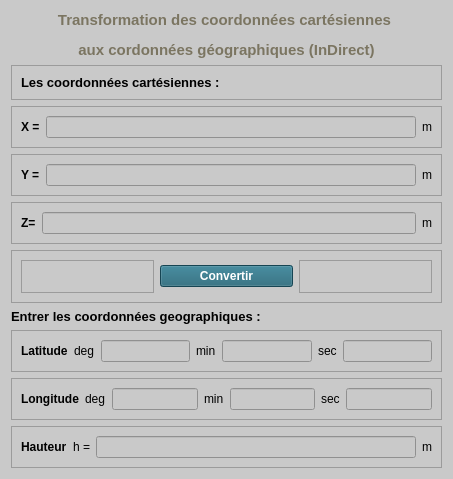
<?xml version="1.0" encoding="UTF-8"?>
<ui version="4.0">
 <class>Form</class>
 <widget class="QWidget" name="Form">
  <property name="geometry">
   <rect>
    <x>0</x>
    <y>0</y>
    <width>453</width>
    <height>407</height>
   </rect>
  </property>
  <property name="windowTitle">
   <string>Form</string>
  </property>
  <property name="styleSheet">
   <string notr="true">background-color: rgb(201, 201, 201);</string>
  </property>
  <layout class="QVBoxLayout" name="verticalLayout">
   <item>
    <widget class="QLabel" name="label_17">
     <property name="font">
      <font>
       <pointsize>11</pointsize>
       <weight>75</weight>
       <bold>true</bold>
      </font>
     </property>
     <property name="styleSheet">
      <string notr="true">color: rgb(170, 0, 0);</string>
     </property>
     <property name="text">
      <string>&lt;html&gt;&lt;head/&gt;&lt;body&gt;&lt;p align=&quot;center&quot;&gt;&lt;span style=&quot; color:#7b7561;&quot;&gt;Transformation des coordonnées cartésiennes &lt;/span&gt;&lt;/p&gt;&lt;p align=&quot;center&quot;&gt;&lt;span style=&quot; color:#7b7561;&quot;&gt;aux cordonnées géographiques (InDirect)&lt;/span&gt;&lt;/p&gt;&lt;/body&gt;&lt;/html&gt;</string>
     </property>
    </widget>
   </item>
   <item>
    <widget class="QFrame" name="frame_12">
     <property name="frameShape">
      <enum>QFrame::StyledPanel</enum>
     </property>
     <property name="frameShadow">
      <enum>QFrame::Raised</enum>
     </property>
     <layout class="QVBoxLayout" name="verticalLayout_2">
      <item>
       <widget class="QLabel" name="label_16">
        <property name="font">
         <font>
          <pointsize>10</pointsize>
          <weight>75</weight>
          <bold>true</bold>
         </font>
        </property>
        <property name="styleSheet">
         <string notr="true">color: rgb(0, 0, 0);</string>
        </property>
        <property name="text">
         <string>Les coordonnées cartésiennes :</string>
        </property>
       </widget>
      </item>
     </layout>
    </widget>
   </item>
   <item>
    <widget class="QFrame" name="frame_2">
     <property name="frameShape">
      <enum>QFrame::StyledPanel</enum>
     </property>
     <property name="frameShadow">
      <enum>QFrame::Raised</enum>
     </property>
     <layout class="QHBoxLayout" name="horizontalLayout_5">
      <item>
       <widget class="QLabel" name="label_23">
        <property name="font">
         <font>
          <pointsize>9</pointsize>
          <weight>75</weight>
          <bold>true</bold>
         </font>
        </property>
        <property name="text">
         <string>X =</string>
        </property>
       </widget>
      </item>
      <item>
       <widget class="QLineEdit" name="lineEdit_8"/>
      </item>
      <item>
       <widget class="QLabel" name="label_28">
        <property name="text">
         <string>m</string>
        </property>
       </widget>
      </item>
     </layout>
    </widget>
   </item>
   <item>
    <widget class="QFrame" name="frame_7">
     <property name="frameShape">
      <enum>QFrame::StyledPanel</enum>
     </property>
     <property name="frameShadow">
      <enum>QFrame::Raised</enum>
     </property>
     <layout class="QGridLayout" name="gridLayout_2">
      <item row="0" column="3">
       <widget class="QLabel" name="label_27">
        <property name="text">
         <string>m</string>
        </property>
       </widget>
      </item>
      <item row="0" column="2">
       <widget class="QLineEdit" name="lineEdit_9"/>
      </item>
      <item row="0" column="1">
       <widget class="QLabel" name="label_26">
        <property name="font">
         <font>
          <pointsize>9</pointsize>
          <weight>75</weight>
          <bold>true</bold>
         </font>
        </property>
        <property name="text">
         <string>Y =</string>
        </property>
       </widget>
      </item>
     </layout>
    </widget>
   </item>
   <item>
    <widget class="QFrame" name="frame_5">
     <property name="frameShape">
      <enum>QFrame::StyledPanel</enum>
     </property>
     <property name="frameShadow">
      <enum>QFrame::Raised</enum>
     </property>
     <layout class="QGridLayout" name="gridLayout">
      <item row="0" column="3">
       <widget class="QLabel" name="label_25">
        <property name="font">
         <font>
          <pointsize>9</pointsize>
          <weight>75</weight>
          <bold>true</bold>
         </font>
        </property>
        <property name="text">
         <string>Z=</string>
        </property>
       </widget>
      </item>
      <item row="0" column="6">
       <widget class="QLineEdit" name="lineEdit_10"/>
      </item>
      <item row="0" column="7">
       <widget class="QLabel" name="label_24">
        <property name="text">
         <string>m</string>
        </property>
       </widget>
      </item>
     </layout>
    </widget>
   </item>
   <item>
    <widget class="QFrame" name="frame_6">
     <property name="minimumSize">
      <size>
       <width>0</width>
       <height>53</height>
      </size>
     </property>
     <property name="maximumSize">
      <size>
       <width>16777215</width>
       <height>53</height>
      </size>
     </property>
     <property name="frameShape">
      <enum>QFrame::StyledPanel</enum>
     </property>
     <property name="frameShadow">
      <enum>QFrame::Raised</enum>
     </property>
     <layout class="QHBoxLayout" name="horizontalLayout">
      <item>
       <widget class="QFrame" name="frame_8">
        <property name="frameShape">
         <enum>QFrame::StyledPanel</enum>
        </property>
        <property name="frameShadow">
         <enum>QFrame::Raised</enum>
        </property>
       </widget>
      </item>
      <item>
       <widget class="QPushButton" name="pushButton">
        <property name="font">
         <font>
          <pointsize>9</pointsize>
          <weight>75</weight>
          <bold>true</bold>
         </font>
        </property>
        <property name="styleSheet">
         <string notr="true">background-color: rgb(31, 97, 116);
color: rgb(255, 255, 255);
</string>
        </property>
        <property name="text">
         <string>Convertir</string>
        </property>
       </widget>
      </item>
      <item>
       <widget class="QFrame" name="frame_9">
        <property name="frameShape">
         <enum>QFrame::StyledPanel</enum>
        </property>
        <property name="frameShadow">
         <enum>QFrame::Raised</enum>
        </property>
       </widget>
      </item>
     </layout>
    </widget>
   </item>
   <item>
    <widget class="QLabel" name="label">
     <property name="font">
      <font>
       <pointsize>10</pointsize>
       <weight>75</weight>
       <bold>true</bold>
      </font>
     </property>
     <property name="styleSheet">
      <string notr="true">color: rgb(0, 0, 0);</string>
     </property>
     <property name="text">
      <string>&lt;html&gt;&lt;head/&gt;&lt;body&gt;&lt;p&gt;Entrer les coordonnées geographiques :&lt;/p&gt;&lt;/body&gt;&lt;/html&gt;</string>
     </property>
    </widget>
   </item>
   <item>
    <widget class="QFrame" name="frame">
     <property name="frameShape">
      <enum>QFrame::StyledPanel</enum>
     </property>
     <property name="frameShadow">
      <enum>QFrame::Raised</enum>
     </property>
     <layout class="QHBoxLayout" name="horizontalLayout_3">
      <item>
       <widget class="QLabel" name="label_2">
        <property name="font">
         <font>
          <pointsize>9</pointsize>
          <weight>75</weight>
          <bold>true</bold>
         </font>
        </property>
        <property name="text">
         <string>Latitude</string>
        </property>
       </widget>
      </item>
      <item>
       <widget class="QLabel" name="label_3">
        <property name="text">
         <string>deg</string>
        </property>
       </widget>
      </item>
      <item>
       <widget class="QLineEdit" name="lineEdit"/>
      </item>
      <item>
       <widget class="QLabel" name="label_4">
        <property name="text">
         <string>min</string>
        </property>
       </widget>
      </item>
      <item>
       <widget class="QLineEdit" name="lineEdit_2"/>
      </item>
      <item>
       <widget class="QLabel" name="label_5">
        <property name="text">
         <string>sec</string>
        </property>
       </widget>
      </item>
      <item>
       <widget class="QLineEdit" name="lineEdit_3"/>
      </item>
     </layout>
    </widget>
   </item>
   <item>
    <widget class="QFrame" name="frame_3">
     <property name="frameShape">
      <enum>QFrame::StyledPanel</enum>
     </property>
     <property name="frameShadow">
      <enum>QFrame::Raised</enum>
     </property>
     <layout class="QHBoxLayout" name="horizontalLayout_2">
      <item>
       <widget class="QLabel" name="label_18">
        <property name="font">
         <font>
          <pointsize>9</pointsize>
          <weight>75</weight>
          <bold>true</bold>
         </font>
        </property>
        <property name="text">
         <string>Longitude</string>
        </property>
       </widget>
      </item>
      <item>
       <widget class="QLabel" name="label_21">
        <property name="text">
         <string>deg</string>
        </property>
       </widget>
      </item>
      <item>
       <widget class="QLineEdit" name="lineEdit_4"/>
      </item>
      <item>
       <widget class="QLabel" name="label_19">
        <property name="text">
         <string>min</string>
        </property>
       </widget>
      </item>
      <item>
       <widget class="QLineEdit" name="lineEdit_5"/>
      </item>
      <item>
       <widget class="QLabel" name="label_20">
        <property name="text">
         <string>sec</string>
        </property>
       </widget>
      </item>
      <item>
       <widget class="QLineEdit" name="lineEdit_6"/>
      </item>
     </layout>
    </widget>
   </item>
   <item>
    <widget class="QFrame" name="frame_4">
     <property name="frameShape">
      <enum>QFrame::StyledPanel</enum>
     </property>
     <property name="frameShadow">
      <enum>QFrame::Raised</enum>
     </property>
     <layout class="QHBoxLayout" name="horizontalLayout_4">
      <item>
       <widget class="QLabel" name="label_14">
        <property name="font">
         <font>
          <pointsize>9</pointsize>
          <weight>75</weight>
          <bold>true</bold>
         </font>
        </property>
        <property name="text">
         <string>Hauteur</string>
        </property>
       </widget>
      </item>
      <item>
       <widget class="QLabel" name="label_15">
        <property name="text">
         <string>h =</string>
        </property>
       </widget>
      </item>
      <item>
       <widget class="QLineEdit" name="lineEdit_7"/>
      </item>
      <item>
       <widget class="QLabel" name="label_22">
        <property name="text">
         <string>m</string>
        </property>
       </widget>
      </item>
     </layout>
    </widget>
   </item>
  </layout>
 </widget>
 <resources/>
 <connections/>
</ui>
